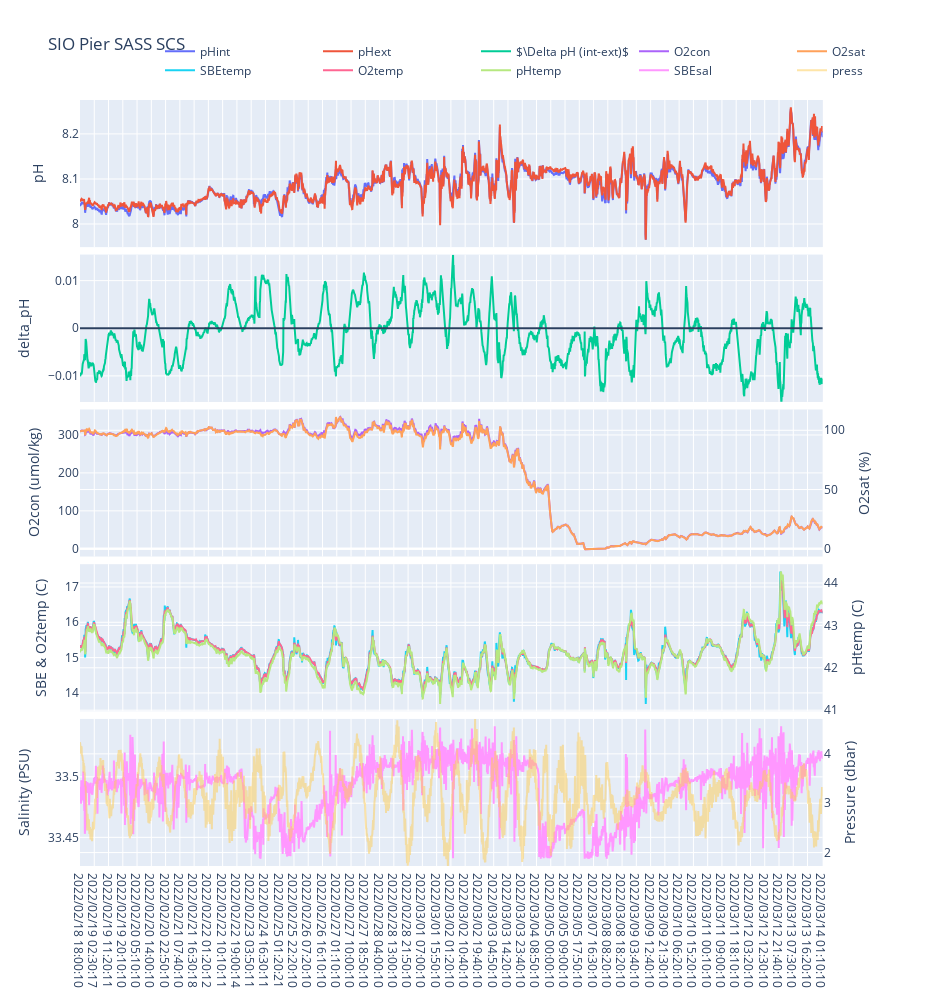

Notebook code cell kept with this figure:
### Code cell
plot_all.plot_all(datetime,pHint_SBE,pHext_SBE,df.O2con,df.O2sat,df.SBEtemp,df.O2temp,df.pHtemp,df.SBEsal,df.press)

### Figure 1 — Plotly figure (JSON) as saved in the notebook; plotly's stock layout.template omitted (floating-point values rounded to 4 significant figures; data arrays with more than 128 entries replaced by an {"elided": "..."} marker saying what was removed)
{"data": [{"name": "pHint", "type": "scatter", "x": {"elided": "2760 str values"}, "xaxis": "x5", "y": {"elided": "2760 float values"}, "yaxis": "y"}, {"name": "pHext", "type": "scatter", "x": {"elided": "2760 str values"}, "xaxis": "x5", "y": {"elided": "2760 float values"}, "yaxis": "y"}, {"name": "$\\Delta pH (int-ext)$", "type": "scatter", "x": {"elided": "2760 str values"}, "xaxis": "x5", "y": {"elided": "2760 float values"}, "yaxis": "y3"}, {"name": "O2con", "type": "scatter", "x": {"elided": "2760 str values"}, "xaxis": "x5", "y": {"elided": "2760 float values"}, "yaxis": "y5"}, {"name": "O2sat", "type": "scatter", "x": {"elided": "2760 str values"}, "xaxis": "x5", "y": {"elided": "2760 float values"}, "yaxis": "y6"}, {"name": "SBEtemp", "type": "scatter", "x": {"elided": "2760 str values"}, "xaxis": "x5", "y": {"elided": "2760 float values"}, "yaxis": "y7"}, {"name": "O2temp", "type": "scatter", "x": {"elided": "2760 str values"}, "xaxis": "x5", "y": {"elided": "2760 float values"}, "yaxis": "y7"}, {"name": "pHtemp", "type": "scatter", "x": {"elided": "2760 str values"}, "xaxis": "x5", "y": {"elided": "2760 float values"}, "yaxis": "y8"}, {"name": "SBEsal", "type": "scatter", "x": {"elided": "2760 str values"}, "xaxis": "x5", "y": {"elided": "2760 float values"}, "yaxis": "y9"}, {"name": "press", "opacity": 0.5, "type": "scatter", "x": {"elided": "2760 str values"}, "xaxis": "x5", "y": {"elided": "2760 float values"}, "yaxis": "y10"}], "layout": {"height": 1000, "hovermode": "x unified", "legend": {"orientation": "h", "x": 1, "xanchor": "right", "y": 1.02, "yanchor": "bottom"}, "shapes": [{"type": "line", "x0": 0, "x1": 1, "xref": "x2 domain", "y0": 0, "y1": 0, "yref": "y3"}, {"type": "line", "x0": "2022/02/18 18:04:14", "x1": "2022/02/18 18:04:14", "xref": "x", "y0": 0, "y1": 1, "yref": "y domain"}, {"type": "line", "x0": "2022/02/18 18:04:14", "x1": "2022/02/18 18:04:14", "xref": "x2", "y0": 0, "y1": 1, "yref": "y3 domain"}], "title": {"text": "SIO Pier SASS SCS"}, "width": 950, "xaxis": {"anchor": "y", "domain": [0, 0.94], "matches": "x5", "showticklabels": false}, "xaxis2": {"anchor": "y3", "domain": [0, 0.94], "matches": "x5", "showticklabels": false}, "xaxis3": {"anchor": "y5", "domain": [0, 0.94], "matches": "x5", "showticklabels": false}, "xaxis4": {"anchor": "y7", "domain": [0, 0.94], "matches": "x5", "showticklabels": false}, "xaxis5": {"anchor": "y9", "domain": [0, 0.94]}, "yaxis": {"anchor": "x", "domain": [0.808, 1], "title": {"text": "pH"}}, "yaxis10": {"anchor": "x5", "overlaying": "y9", "range": [1.728, 4.708], "side": "right", "title": {"text": "Pressure (dbar)"}}, "yaxis2": {"anchor": "x", "overlaying": "y", "side": "right"}, "yaxis3": {"anchor": "x2", "domain": [0.606, 0.798], "range": [-0.01544, 0.01544], "title": {"text": "delta_pH"}}, "yaxis4": {"anchor": "x2", "overlaying": "y3", "range": [-0.01544, 0.01544], "side": "right"}, "yaxis5": {"anchor": "x3", "domain": [0.404, 0.596], "title": {"text": "O2con (umol/kg)"}}, "yaxis6": {"anchor": "x3", "overlaying": "y5", "side": "right", "title": {"text": "O2sat (%)"}}, "yaxis7": {"anchor": "x4", "domain": [0.202, 0.394], "title": {"text": "SBE & O2temp (C)"}}, "yaxis8": {"anchor": "x4", "overlaying": "y7", "side": "right", "title": {"text": "pHtemp (C)"}}, "yaxis9": {"anchor": "x5", "domain": [0, 0.192], "title": {"text": "Salinity (PSU)"}}}}
